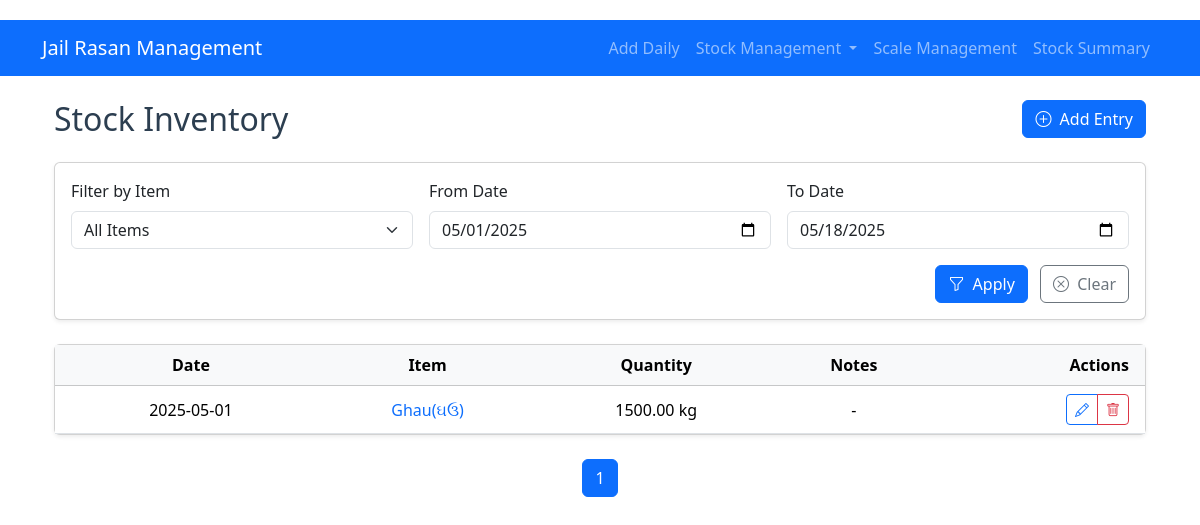
The app's page /stock_inventory, older data.
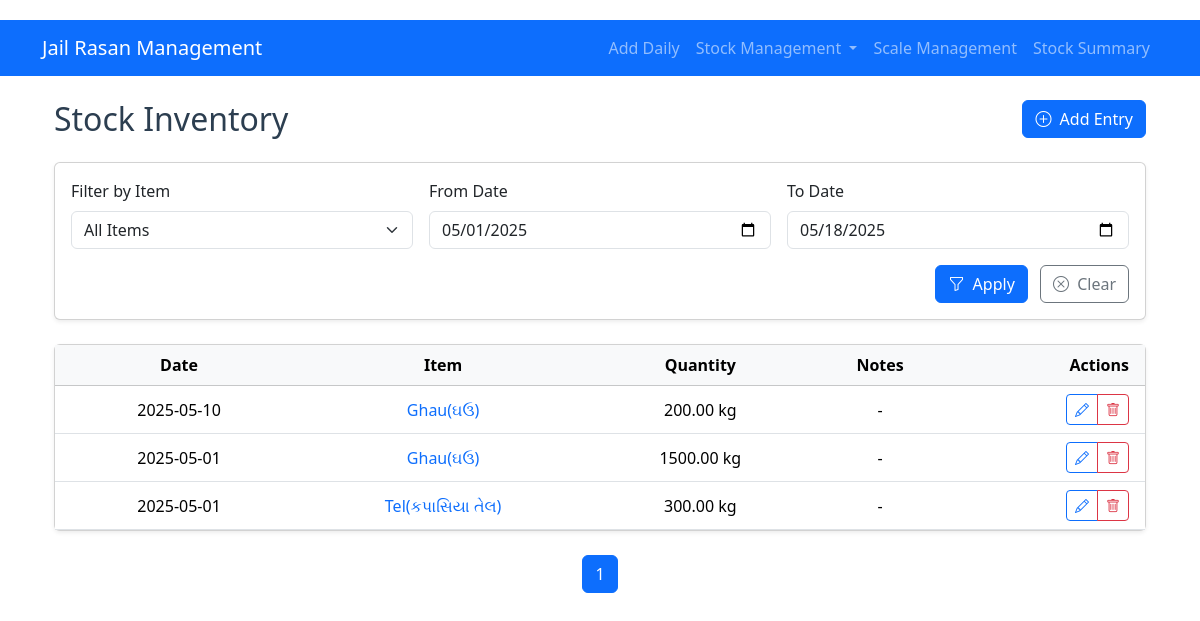
The same page, newer data.
### models.py (models this page shows, shortened)
class StockInventory(db.Model):
    id = db.Column(db.Integer, primary_key=True)
    stock_item_id = db.Column(db.Integer, db.ForeignKey('stock_item.id'), nullable=False)
    quantity = db.Column(db.Float, nullable=False)
    date = db.Column(db.Date, nullable=False)
    notes = db.Column(db.Text)
    stock_item = db.relationship('StockItem', backref='inventory')

class StockItem(db.Model):
    id = db.Column(db.Integer, primary_key=True)
    item_name = db.Column(db.String(100), nullable=False)
    description = db.Column(db.Text)
    unit = db.Column(db.String(20), nullable=False)  # kg, g, l, ml, etc.
    created_at = db.Column(db.DateTime, default=datetime.utcnow)

### app.py (the view)
@app.route('/stock_inventory')
def stock_inventory():
    page = request.args.get('page', 1, type=int)
    item_id = request.args.get('item_id', type=int)
    start_date = request.args.get('start_date')
    end_date = request.args.get('end_date')
    query = StockInventory.query.order_by(StockInventory.date.desc())
    if item_id:
        query = query.filter_by(stock_item_id=item_id)
        selected_item = StockItem.query.get(item_id)
    else:
        selected_item = None
    if start_date:
        query = query.filter(StockInventory.date >= start_date)
    if end_date:
        query = query.filter(StockInventory.date <= end_date)
    pagination = query.paginate(page=page, per_page=10)
    all_items = StockItem.query.order_by(StockItem.item_name).all()
    return render_template('stock_inventory/list.html',
                         inventory=pagination.items,
                         pagination=pagination,
                         all_items=all_items,
                         selected_item=selected_item)

### templates/stock_inventory/list.html (shortened to what this page needs)
{% extends "base.html" %}
{% block content %}
<div class="container mt-4">
    <div class="d-flex justify-content-between align-items-center mb-4">
        <h2 class="mb-0">Stock Inventory</h2>
        <div>
            <a href="{{ url_for('add_stock_inventory') }}" class="btn btn-primary">
                <i class="bi bi-plus-circle me-1"></i> Add Entry
            </a>
        </div>
    </div>
    <div class="card shadow-sm mb-4">
        <div class="card-body">
            <form method="GET" class="row g-3">
                <div class="col-md-4">
                    <label for="item_filter" class="form-label">Filter by Item</label>
                    <select class="form-select" id="item_filter" name="item_id" onchange="this.form.submit()">
                        <option value="">All Items</option>
                    </select>
                </div>
                <div class="col-md-4">
                    <label for="start_date" class="form-label">From Date</label>
                    <input type="date" class="form-control" id="start_date" name="start_date"
                           value="{{ request.args.get('start_date', '') }}">
                </div>
                <div class="col-md-4">
                    <label for="end_date" class="form-label">To Date</label>
                    <input type="date" class="form-control" id="end_date" name="end_date"
                           value="{{ request.args.get('end_date', '') }}">
                </div>
                <div class="col-12 text-end">
                    <button type="submit" class="btn btn-primary me-2">
                        <i class="bi bi-funnel me-1"></i> Apply
                    </button>
                    <a href="{{ url_for('stock_inventory') }}" class="btn btn-outline-secondary">
                        <i class="bi bi-x-circle me-1"></i> Clear
                    </a>
                </div>
            </form>
        </div>
    </div>
    <div class="card shadow-sm">
        <div class="card-body p-0">
            <div class="table-responsive">
                <table class="table table-hover align-middle mb-0">
                    <thead class="table-light">
                        <tr>
                            <th class="ps-3">Date</th>
                            <th>Item</th>
                            <th>Quantity</th>
                            <th>Notes</th>
                            <th class="text-end pe-3">Actions</th>
                        </tr>
                    </thead>
                    <tbody>
                        {% for entry in inventory %}
                        <tr>
                            <td class="ps-3">{{ entry.date.strftime('%Y-%m-%d') }}</td>
                            <td>
                                <a href="{{ url_for('stock_inventory_by_item', item_id=entry.stock_item.id) }}"
                                   class="text-decoration-none">
                                    {{ entry.stock_item.item_name }}
                                </a>
                            </td>
                            <td>{{ "%.2f"|format(entry.quantity) }} {{ entry.stock_item.unit }}</td>
                            <td>
                                {% if entry.notes %}
                                <span class="d-inline-block text-truncate" style="max-width: 200px;"
                                      data-bs-toggle="tooltip" title="{{ entry.notes }}">
                                    {{ entry.notes }}
                                </span>
                                {% else %}
                                -
                                {% endif %}
                            </td>
                            <td class="text-end pe-3">
                                <div class="btn-group" role="group">
                                    <a href="{{ url_for('edit_stock_inventory', id=entry.id) }}"
                                       class="btn btn-sm btn-outline-primary"
                                       data-bs-toggle="tooltip" title="Edit">
                                        <i class="bi bi-pencil"></i>
                                    </a>
                                    <a href="{{ url_for('delete_stock_inventory', id=entry.id) }}"
                                       class="btn btn-sm btn-outline-danger"
                                       data-bs-toggle="tooltip" title="Delete"
                                       onclick="return confirm('Delete this entry?')">
                                        <i class="bi bi-trash"></i>
                                    </a>
                                </div>
                            </td>
                        </tr>
                        {% endfor %}
                    </tbody>
                </table>
            </div>
        </div>
    </div>
    {% if pagination %}
    <nav class="mt-4">
        <ul class="pagination justify-content-center">
            {% for page_num in pagination.iter_pages() %}
                {% if page_num %}
                    <li class="page-item {% if page_num == pagination.page %}active{% endif %}">
                        <a class="page-link" href="{{ url_for('stock_inventory', page=page_num, item_id=request.args.get('item_id'), start_date=request.args.get('start_date'), end_date=request.args.get('end_date')) }}">
                            {{ page_num }}
                        </a>
                    </li>
                {% else %}
                    <li class="page-item disabled">
                        <span class="page-link">...</span>
                    </li>
                {% endif %}
            {% endfor %}
        </ul>
    </nav>
    {% endif %}
</div>
{% endblock %}

### templates/base.html (shortened to what this page needs)
<!DOCTYPE html>
<html lang="en">
<head>
    {% block styles %}
      <link href="https://cdn.jsdelivr.net/npm/bootstrap@5.3.6/dist/css/bootstrap.min.css" rel="stylesheet">
 <link rel="stylesheet" href="https://cdn.jsdelivr.net/npm/bootstrap-icons@1.13.1/font/bootstrap-icons.min.css">
    <link rel="stylesheet" href="{{ url_for('static', filename='style.css') }}">
    {% endblock %}
</head>
<body>
  <nav class="navbar navbar-expand-lg navbar-dark bg-primary">
    <div class="container">
        <a class="navbar-brand" href="{{ url_for('index') }}">Jail Rasan Management</a>
        <div class="collapse navbar-collapse" id="navbarNav">
            <ul class="navbar-nav ms-auto">
                <li class="nav-item">
                    <a class="nav-link" href="{{ url_for('add_record') }}">Add Daily</a>
                </li>
                <li class="nav-item dropdown">
    <a class="nav-link dropdown-toggle" href="#" role="button" data-bs-toggle="dropdown">
        Stock Management
    </a>
</li>
                <li class="nav-item">
                    <a class="nav-link" href="{{ url_for('scale_list') }}">Scale Management</a>
                </li>
                 <li class="nav-item">
                    <a class="nav-link" href="{{ url_for('stock_summary') }}">Stock Summary</a>
                </li>
            </ul>
        </div>
    </div>
</nav>
<div class="container mt-4">
    {% block content %}{% endblock %}
</div>
</body>
</html>

### static/style.css (style rules this page uses)
body { padding-top: 20px; padding-bottom: 20px; }
.table th, .table td { vertical-align: middle; text-align: center; }
h2, h4 { color: #2c3e50; }

Row changes from the older to the newer data that the page shows:
added StockInventory: date "2025-05-10", stock_item.item_name "Ghau(ઘઉ)", quantity "200.00", stock_item.unit "kg"
added StockInventory: date "2025-05-01", stock_item.item_name "Tel(કપાસિયા તેલ)", quantity "300.00", stock_item.unit "kg"
